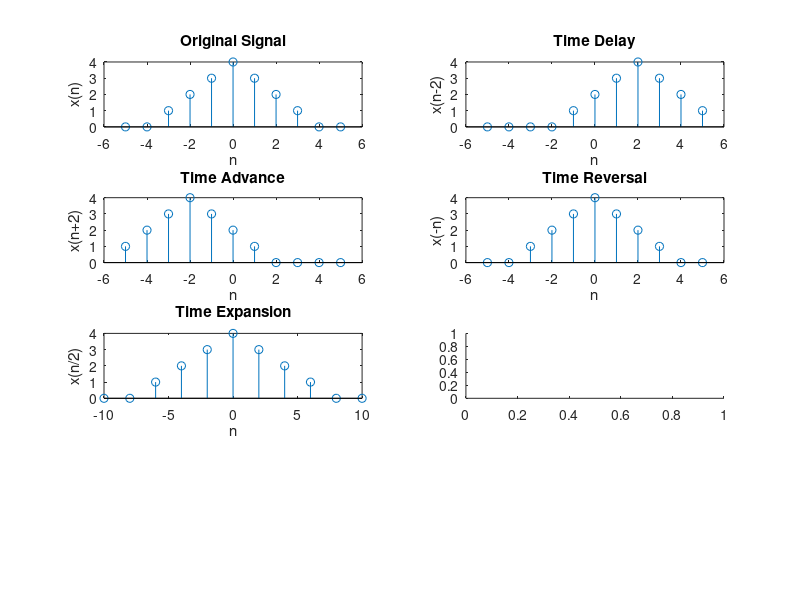

This chart was generated by the following MATLAB code: (Note: this script raises an error after producing the figure.)

clc;
clear all;
close all;

% Original discrete-time signal
n = -5:5;
x = [0 0 1 2 3 4 3 2 1 0 0];

% Time Shifting
% Delay by 2 units
x_delay = [zeros(1,2) x(1:end-2)];

% Advance by 2 units
x_adv = [x(3:end) zeros(1,2)];

% Time Reversal
x_rev = fliplr(x);

% Time Scaling
% Expansion by factor of 2
n_exp = -10:2:10;
x_exp = x;

% Compression by factor of 2
n_comp = -2.5:0.5:2.5;
x_comp = x(1:2:end);

% Amplitude Scaling
A = 3;
x_amp = A*x;

% Addition of Signals
x2 = [1 1 1 1 1 1 1 1 1 1 1];
x_add = x + x2;

% Multiplication of Signals
x_mul = x .* x2;

% Even and Odd Decomposition
x_even = (x + x_rev)/2;  % from preveiously reversed signal x_rev
x_odd = (x - x_rev)/2;

% Plotting all operations

figure;

subplot(4,2,1);
stem(n,x);
title('Original Signal');
xlabel('n'); ylabel('x(n)');


subplot(4,2,2);
stem(n,x_delay);
title('Time Delay');
xlabel('n'); ylabel('x(n-2)');


subplot(4,2,3);
stem(n,x_adv);
title('Time Advance');
xlabel('n'); ylabel('x(n+2)');


subplot(4,2,4);
stem(n,x_rev);
title('Time Reversal');
xlabel('n'); ylabel('x(-n)');


subplot(4,2,5);
stem(n_exp,x_exp);
title('Time Expansion');
xlabel('n'); ylabel('x(n/2)');


subplot(4,2,6);
stem(n_comp,x_comp);
title('Time Compression');
xlabel('n'); ylabel('x(2n)');


subplot(4,2,7);
stem(n,x_amp);
title('Amplitude Scaling');
xlabel('n'); ylabel('3x(n)');


figure;

subplot(2,2,1);
stem(n,x_add);
title('Addition');
xlabel('n'); ylabel('x(n)+x2(n)');

subplot(2,2,2);
stem(n,x_mul);
title('Multiplication');
xlabel('n'); ylabel('x(n)*x2(n)');


subplot(2,2,3);
stem(n,x_even);
title('Even Component');
xlabel('n'); ylabel('xe(n)');


subplot(2,2,4);
stem(n,x_odd);
title('Odd Component');
xlabel('n'); ylabel('xo(n)');
